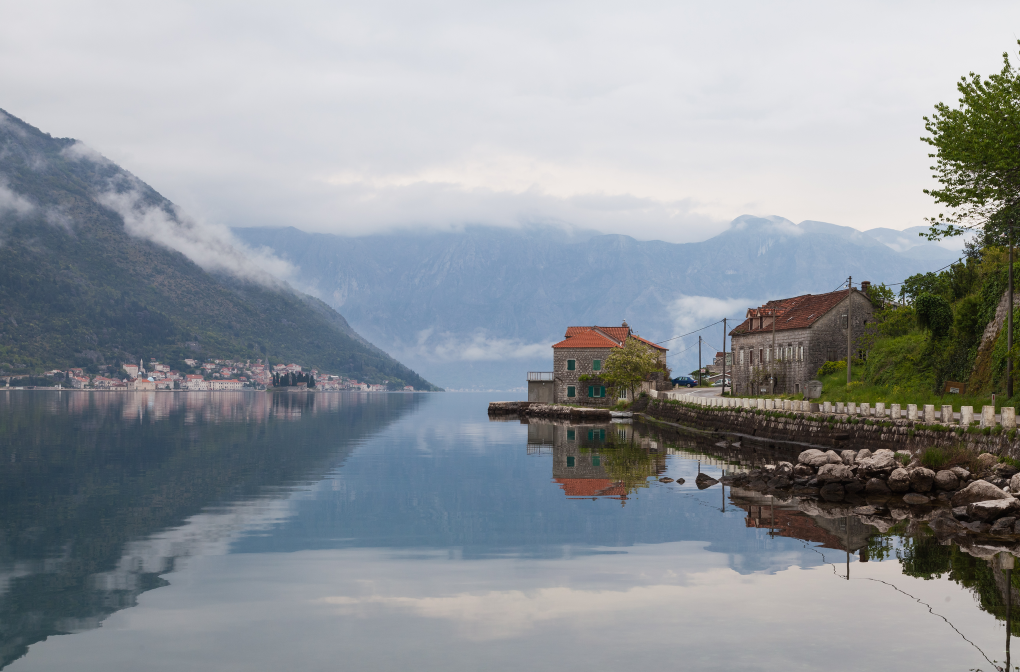
#> input picture tests/data/0004.png, 2040 x 1344 px (shown at 1/2 size)
$ python -i social_media.py   (imports and definitions only)
#> lines starting #> are read from the running program, lines starting #| are printed output that depends on the picture
"""
Benign social media attacks: upload an image to a platform and download
the version the platform serves back, which includes its own compression
and resizing pipeline.
"""

import io
import os
import time

import requests
from dotenv import load_dotenv
from PIL import Image
from atproto import Client as BlueskyClient
from atproto import models as atproto_models

# [1 line not run here, left out]


class BlueskyClientPool:
    # [5 lines left out: function __init__, not called in this run]

    @property
    def current(self) -> BlueskyClient:
        return self._clients[self._index]

    # [6 lines left out: function rotate, not called in this run]

    def __len__(self) -> int:
        return len(self._clients)


def create_bluesky_client_pool() -> BlueskyClientPool:
    handles_raw = os.environ.get("BLUESKY_HANDLES", "")
    passwords_raw = os.environ.get("BLUESKY_APP_PASSWORDS", "")

    handles = [h.strip() for h in handles_raw.split(",") if h.strip()]
    passwords = [p.strip() for p in passwords_raw.split(",") if p.strip()]

    if not handles or not passwords:
        raise EnvironmentError(
            "BLUESKY_HANDLES and BLUESKY_APP_PASSWORDS must be set in .env"
        )
    if len(handles) != len(passwords):
        raise EnvironmentError(
            "BLUESKY_HANDLES and BLUESKY_APP_PASSWORDS must have the same number of entries"
        )

    clients = []
    for handle, password in zip(handles, passwords):
        client = BlueskyClient()
        client.login(handle, password)
        clients.append(client)

    return BlueskyClientPool(clients)


def _is_rate_limit_error(e: Exception) -> bool:
    msg = str(e).lower()
    return "429" in msg or "rate limit" in msg or "ratelimit" in msg


_CDN_MAX_RETRIES = 3
_CDN_RETRY_WAIT = 10  # seconds between CDN download retries


# [32 lines left out: function _upload_to_bluesky, not called in this run]


def bluesky_attack(image: Image.Image, client_pool: BlueskyClientPool | None = None) -> Image.Image:
    """
    Uploads the image to Bluesky and returns the version served by their CDN,
    which applies JPEG compression and may resize the image.
    The post is deleted after downloading the result.

    Pass a pre-authenticated BlueskyClientPool to avoid login calls on every
    invocation and to enable automatic rotation on rate limit errors.
    """
    if client_pool is None:
        client_pool = create_bluesky_client_pool()

    for attempt in range(len(client_pool)):
        try:
            return _upload_to_bluesky(image, client_pool.current)
        except Exception as e:
            if _is_rate_limit_error(e) and attempt < len(client_pool) - 1:
                client_pool.rotate()
            else:
                raise


# [44 lines left out: function telegram_attack, not called in this run]

>>> import cv2
>>> picture = cv2.imread('../../../tests/data/0004.png', cv2.IMREAD_GRAYSCALE)
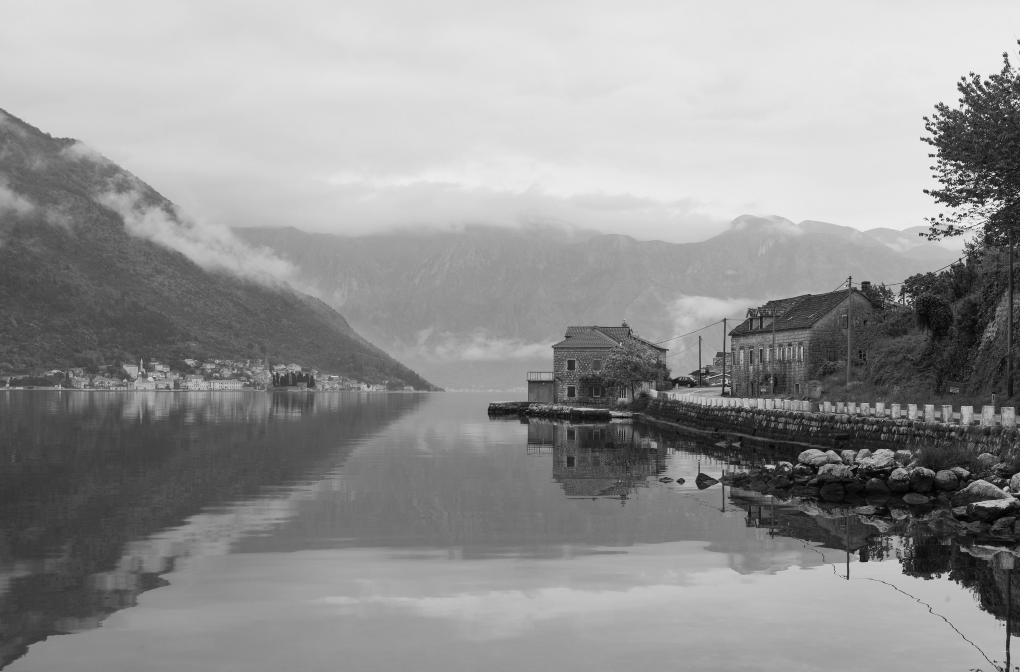
#> picture: shape (1344, 2040) (shown at 1/2 size); min 1, max 255, mean 147.4
#> (the run stopped early here; a loop or call above may not have finished)
